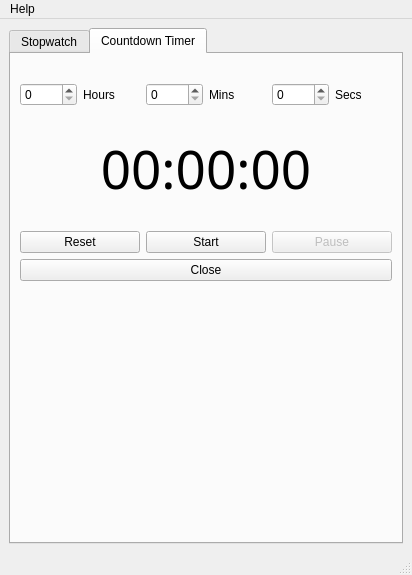
<?xml version="1.0" encoding="UTF-8"?>
<ui version="4.0">
 <class>MainWindow</class>
 <widget class="QMainWindow" name="MainWindow">
  <property name="geometry">
   <rect>
    <x>0</x>
    <y>0</y>
    <width>412</width>
    <height>575</height>
   </rect>
  </property>
  <property name="windowTitle">
   <string>MainWindow</string>
  </property>
  <widget class="QWidget" name="centralwidget">
   <layout class="QVBoxLayout" name="verticalLayout">
    <item>
     <widget class="QTabWidget" name="tabWidget">
      <property name="currentIndex">
       <number>1</number>
      </property>
      <widget class="QWidget" name="stopwatch_tap">
       <attribute name="title">
        <string>Stopwatch</string>
       </attribute>
       <layout class="QGridLayout" name="gridLayout">
        <item row="4" column="0">
         <widget class="QPushButton" name="stopwatch_lap_btn">
          <property name="enabled">
           <bool>false</bool>
          </property>
          <property name="text">
           <string>Lap</string>
          </property>
         </widget>
        </item>
        <item row="2" column="0" colspan="3">
         <widget class="QLabel" name="space">
          <property name="text">
           <string/>
          </property>
         </widget>
        </item>
        <item row="4" column="1">
         <widget class="QPushButton" name="stopwatch_reset_btn">
          <property name="text">
           <string>Reset</string>
          </property>
         </widget>
        </item>
        <item row="4" column="2">
         <widget class="QPushButton" name="stopwatch_start_stop_btn">
          <property name="text">
           <string>Start / Stop</string>
          </property>
         </widget>
        </item>
        <item row="6" column="0" colspan="3">
         <widget class="QTextBrowser" name="stopwatch_textBrowser">
          <property name="minimumSize">
           <size>
            <width>342</width>
            <height>0</height>
           </size>
          </property>
          <property name="font">
           <font>
            <family>Bahnschrift Light SemiCondensed</family>
            <pointsize>18</pointsize>
           </font>
          </property>
         </widget>
        </item>
        <item row="0" column="0" colspan="3">
         <widget class="QLabel" name="space_2">
          <property name="text">
           <string/>
          </property>
         </widget>
        </item>
        <item row="1" column="0" colspan="3">
         <widget class="QLabel" name="stopwatch_label">
          <property name="font">
           <font>
            <family>Trebuchet MS</family>
            <pointsize>40</pointsize>
           </font>
          </property>
          <property name="text">
           <string>00:00.00</string>
          </property>
          <property name="alignment">
           <set>Qt::AlignCenter</set>
          </property>
         </widget>
        </item>
       </layout>
      </widget>
      <widget class="QWidget" name="countdown_tap">
       <attribute name="title">
        <string>Countdown Timer</string>
       </attribute>
       <layout class="QVBoxLayout" name="verticalLayout_2">
        <item>
         <widget class="QLabel" name="space_4">
          <property name="text">
           <string/>
          </property>
         </widget>
        </item>
        <item>
         <layout class="QHBoxLayout" name="horizontalLayout">
          <item>
           <widget class="QSpinBox" name="countdown_hours_spinBox"/>
          </item>
          <item>
           <widget class="QLabel" name="hours">
            <property name="text">
             <string>Hours</string>
            </property>
           </widget>
          </item>
          <item>
           <widget class="QSpinBox" name="countdown_mins_spinBox"/>
          </item>
          <item>
           <widget class="QLabel" name="mins">
            <property name="text">
             <string>Mins</string>
            </property>
           </widget>
          </item>
          <item>
           <widget class="QSpinBox" name="countdown_secs_spinBox"/>
          </item>
          <item>
           <widget class="QLabel" name="secs">
            <property name="text">
             <string>Secs</string>
            </property>
           </widget>
          </item>
         </layout>
        </item>
        <item>
         <widget class="QLabel" name="space_5">
          <property name="text">
           <string/>
          </property>
         </widget>
        </item>
        <item>
         <widget class="QLabel" name="countdown_label">
          <property name="font">
           <font>
            <family>Trebuchet MS</family>
            <pointsize>40</pointsize>
           </font>
          </property>
          <property name="text">
           <string>00:00:00</string>
          </property>
          <property name="alignment">
           <set>Qt::AlignCenter</set>
          </property>
         </widget>
        </item>
        <item>
         <widget class="QLabel" name="space_3">
          <property name="text">
           <string/>
          </property>
         </widget>
        </item>
        <item>
         <layout class="QHBoxLayout" name="horizontalLayout_2">
          <item>
           <widget class="QPushButton" name="countdown_reset_btn">
            <property name="text">
             <string>Reset</string>
            </property>
           </widget>
          </item>
          <item>
           <widget class="QPushButton" name="countdown_start_btn">
            <property name="text">
             <string>Start</string>
            </property>
           </widget>
          </item>
          <item>
           <widget class="QPushButton" name="countdown_pause_btn">
            <property name="enabled">
             <bool>false</bool>
            </property>
            <property name="text">
             <string>Pause</string>
            </property>
           </widget>
          </item>
         </layout>
        </item>
        <item>
         <widget class="QPushButton" name="countdown_close_btn">
          <property name="text">
           <string>Close</string>
          </property>
         </widget>
        </item>
        <item>
         <spacer name="verticalSpacer">
          <property name="orientation">
           <enum>Qt::Vertical</enum>
          </property>
          <property name="sizeHint" stdset="0">
           <size>
            <width>328</width>
            <height>341</height>
           </size>
          </property>
         </spacer>
        </item>
       </layout>
      </widget>
     </widget>
    </item>
   </layout>
  </widget>
  <widget class="QMenuBar" name="menubar">
   <property name="geometry">
    <rect>
     <x>0</x>
     <y>0</y>
     <width>412</width>
     <height>28</height>
    </rect>
   </property>
   <widget class="QMenu" name="menuHelp">
    <property name="title">
     <string>Help</string>
    </property>
    <addaction name="actionREADME"/>
   </widget>
   <addaction name="menuHelp"/>
  </widget>
  <widget class="QStatusBar" name="statusbar"/>
  <action name="actionREADME">
   <property name="text">
    <string>README</string>
   </property>
  </action>
 </widget>
 <resources/>
 <connections/>
</ui>
